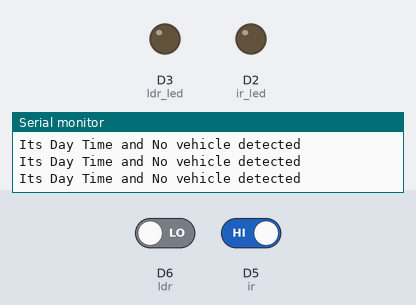
A sketch run on a simulated ESP8266 (NodeMCU). Shown: output pins drawn as LEDs (lit = HIGH), the last lines printed to the serial monitor. Inputs (shaded band) come from the test bench; at power-on: D6 (ldr) LOW, D5 (ir) HIGH.

Above: at 4.8 s.
4.9 s: D6 (ldr) driven HIGH
At 7.2 s:
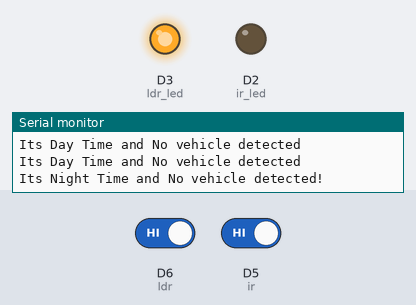
7.6 s: D5 (ir) driven LOW
At 8.8 s:
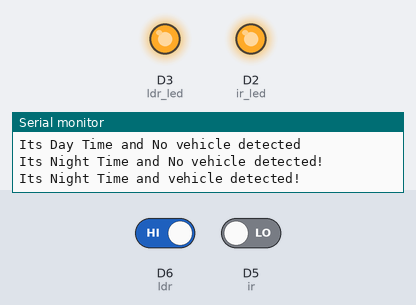
10.3 s: D6 (ldr) driven LOW
At 13.1 s:
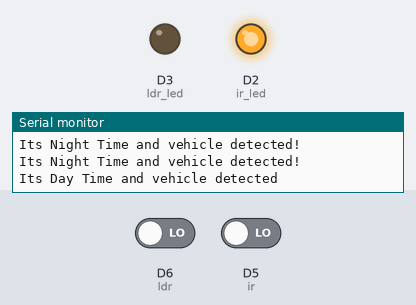
13.5 s: D5 (ir) driven HIGH
At 14.6 s:
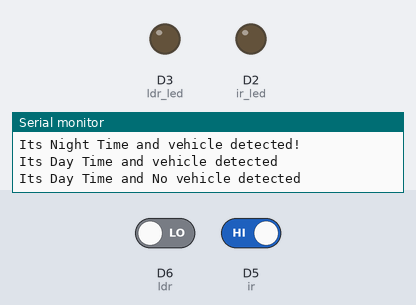
Timing chart, 0 to 16.5 s (numbered marks = the images above; inputs shaded):
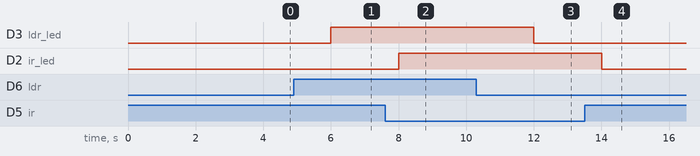

Measured:
- after the input at 4.9 s, D3 (ldr_led): LOW → HIGH after 1.1 s
- after the input at 7.6 s, D2 (ir_led): LOW → HIGH after 0.40 s
- after the input at 10.3 s, D3 (ldr_led): HIGH → LOW after 1.7 s
- after the input at 13.5 s, D2 (ir_led): HIGH → LOW after 0.50 s

The sketch:

Smart_Street_Light.ino
```cpp
int ldr=D6;
int ldr_led=D3;
int ir=D5;
int ir_led=D2;

void setup()
{
  Serial.begin(9600);
  //Now I am going to mention pin and its mode
  pinMode(ldr,INPUT);
  pinMode(ldr_led,OUTPUT);
  pinMode(ir,INPUT);
  pinMode(ir_led,OUTPUT);
}

void loop()
{
  //So here I am going to read datas from sensors and going to store it in a variable
  int ldrvalue=digitalRead(ldr);
  int irvalue=digitalRead(ir);

  //Now I am going to make a if condition
  //first condition is for night time
  if(ldrvalue==1) //nyt time
  //if ldr gets high, which means if it is night time
  {
    //LED has to be high
    digitalWrite(ldr_led,HIGH);
    //Now I am going to make another condition for vehicle detection
    if(irvalue==0)
    {
      digitalWrite(ir_led,HIGH);
      Serial.println("Its Night Time and vehicle detected!");
      delay(2000);
      //So if IR value == 0, here which means vehicle is detected...then LED has to be HIGH
      //And then it has to print the message like Its Night Time and vehicle detected...and I am ending with delay
    }
  }

  //Now this condition is for no vehicle detection during night time
  if(ldrvalue==1) //nyt time
  {
    digitalWrite(ldr_led,HIGH);
    if(irvalue==1)
    {
      digitalWrite(ir_led,LOW);
      Serial.println("Its Night Time and No vehicle detected!");
      delay(2000);
    }
  }

  //And the next condition is for day time and vehicle detection
 if(ldrvalue==0)  //day time
  {
    digitalWrite(ldr_led,LOW);
    if(irvalue==0)
    {
      digitalWrite(ir_led,HIGH);
      Serial.println("Its Day Time and vehicle detected");
      delay(2000);
    }
  }

  //Now this condition is for No vehicle detection during day time
  if(ldrvalue==0)  //day time
  {
    digitalWrite(ldr_led,LOW);
    if(irvalue==1)
    {
      digitalWrite(ir_led,LOW);
      Serial.println("Its Day Time and No vehicle detected");
      delay(2000);
    }
  }
}
```
